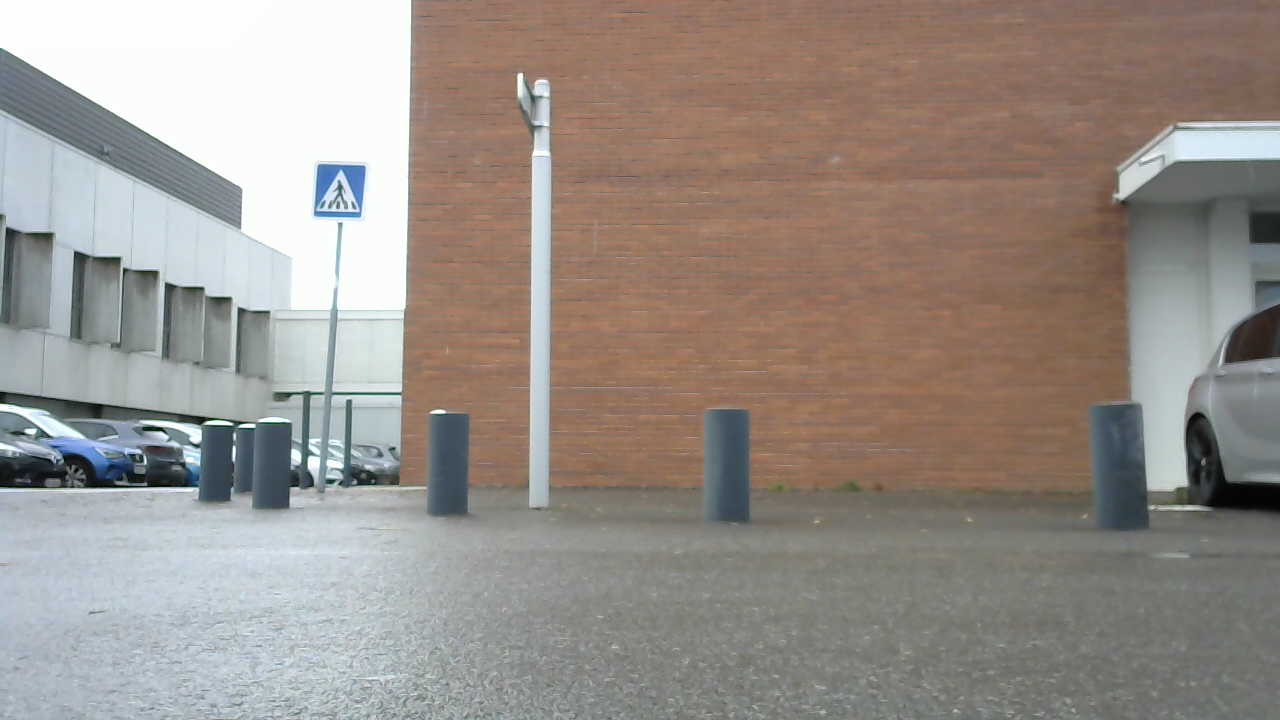
#> input picture pathDetection/images/WIN_20241121_09_59_12_Pro.jpg, 1280 x 720 px, found by its file name
$ python groundDetection.py
#> lines starting #> are read from the running program, lines starting #| are printed output that depends on the picture; after the words box and inside, x2 and y2 are one past the last pixel; in counts of white or black regions, pixels touching at a corner belong together
import cv2
import numpy as np

def is_majority_ground(image, lower_hsv, upper_hsv, threshold=0.3):
    # Convertir l'image en espace de couleur HSV
    hsv_image = cv2.cvtColor(image, cv2.COLOR_BGR2HSV)

    # Créer un masque pour détecter les pixels dans la plage de teintes du sol
    mask = cv2.inRange(hsv_image, lower_hsv, upper_hsv)

    # Calculer la proportion de pixels correspondant au sol
    ground_pixels = np.sum(mask > 0)
    total_pixels = mask.size
    proportion = ground_pixels / total_pixels

    # Vérifier si la proportion de pixels du sol est supérieure au seuil
    if proportion > threshold:
        return True
    else:
        return False

# Charger l'image
image = cv2.imread("images/WIN_20241121_09_59_12_Pro.jpg")
#> image is the input picture: shape (720, 1280, 3); mean B, G, R 137.4, 143.8, 152.4

# Définir les limites inférieure et supérieure de la teinte du sol en HSV
lower_hsv = np.array([0, 0, 0])   # Exemple de teinte pour le sol (à ajuster selon votre cas)
upper_hsv = np.array([45, 165, 60])


# Afficher l'image et le masque pour vérification
mask = cv2.inRange(cv2.cvtColor(image, cv2.COLOR_BGR2HSV), lower_hsv, upper_hsv)
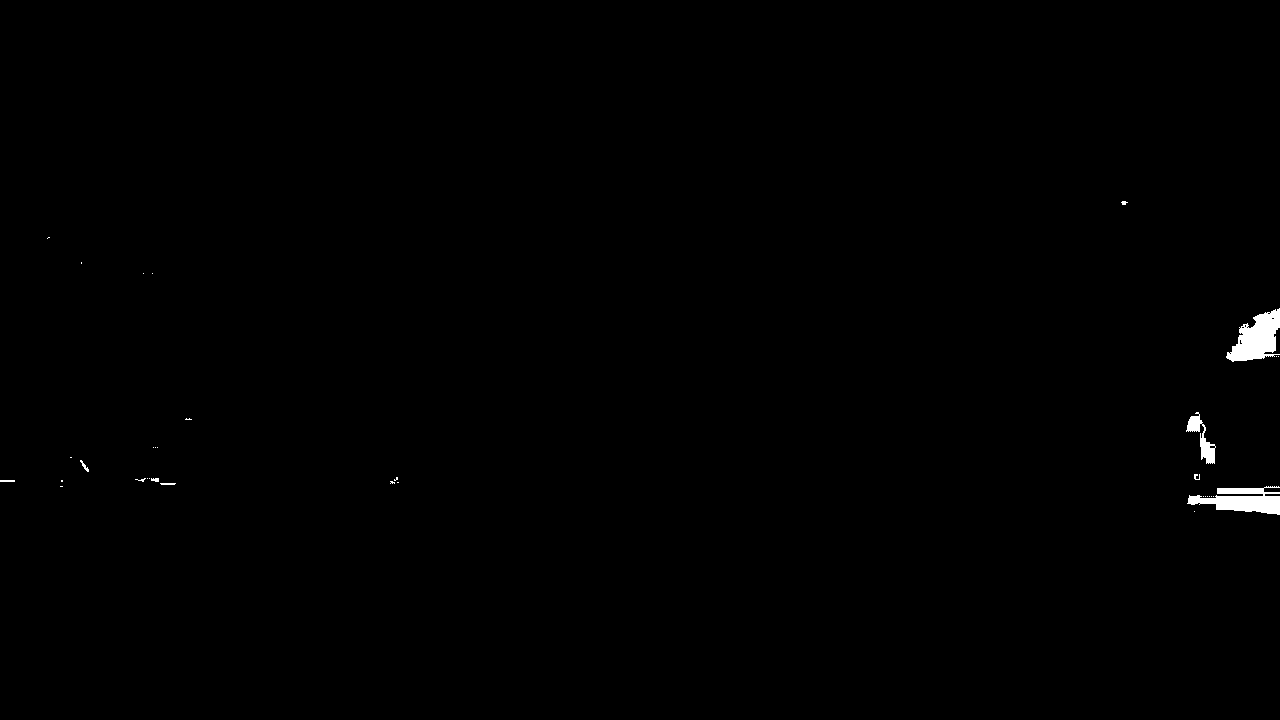
#> mask: shape (720, 1280); 0.43% white; 35 white regions (27 under 20 px), largest, box (x1, y1, x2, y2) and area: (1226, 308, 1280, 362) 1685, (1187, 486, 1280, 515) 1551, (1186, 412, 1216, 464) 525
cv2.imshow('Image', image)
cv2.imshow('Masque Sol', mask)
cv2.waitKey(0)
cv2.destroyAllWindows()

$ run again, with pathDetection/images/WIN_20241121_09_58_39_Pro.jpg copied over pathDetection/images/WIN_20241121_09_59_12_Pro.jpg
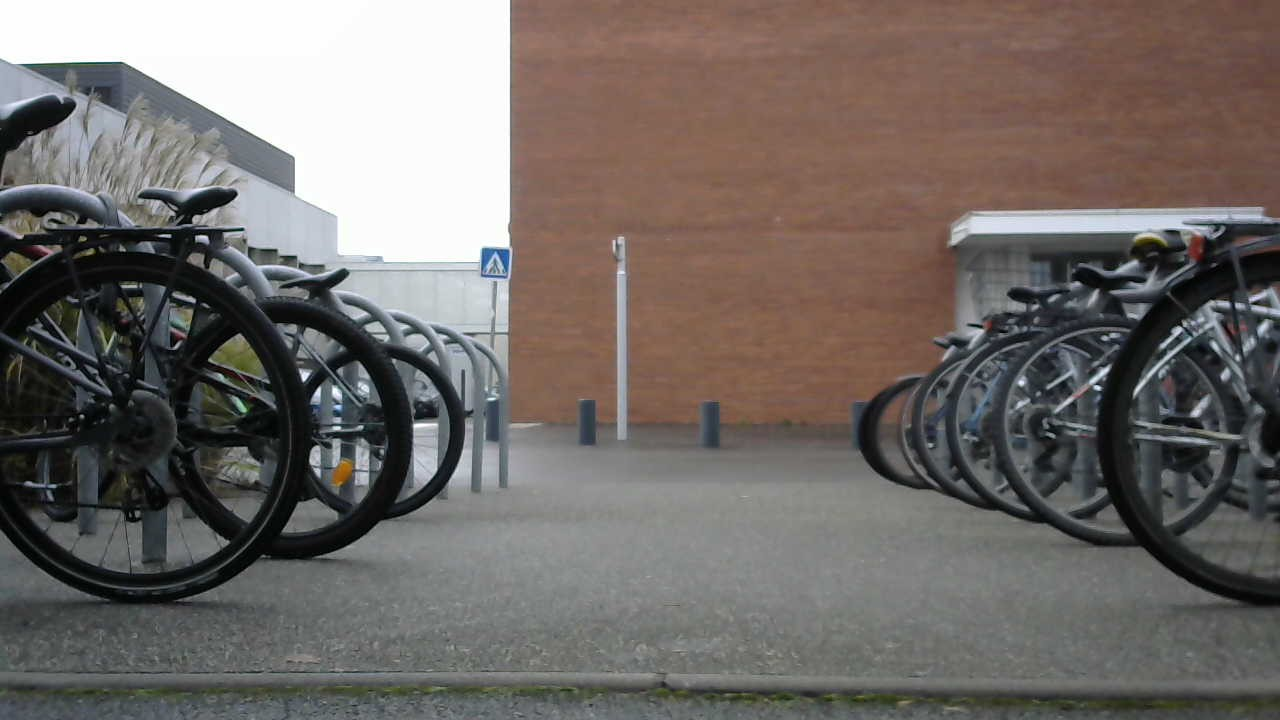
#> input picture pathDetection/images/WIN_20241121_09_58_39_Pro.jpg, 1280 x 720 px, found by its file name
#> image is the input picture: shape (720, 1280, 3); mean B, G, R 103.6, 107.2, 113.5
#> `mask = cv2.inRange(cv2.cvtColor(image, cv2.COLOR_BGR2HSV), lower_hsv, ..`:
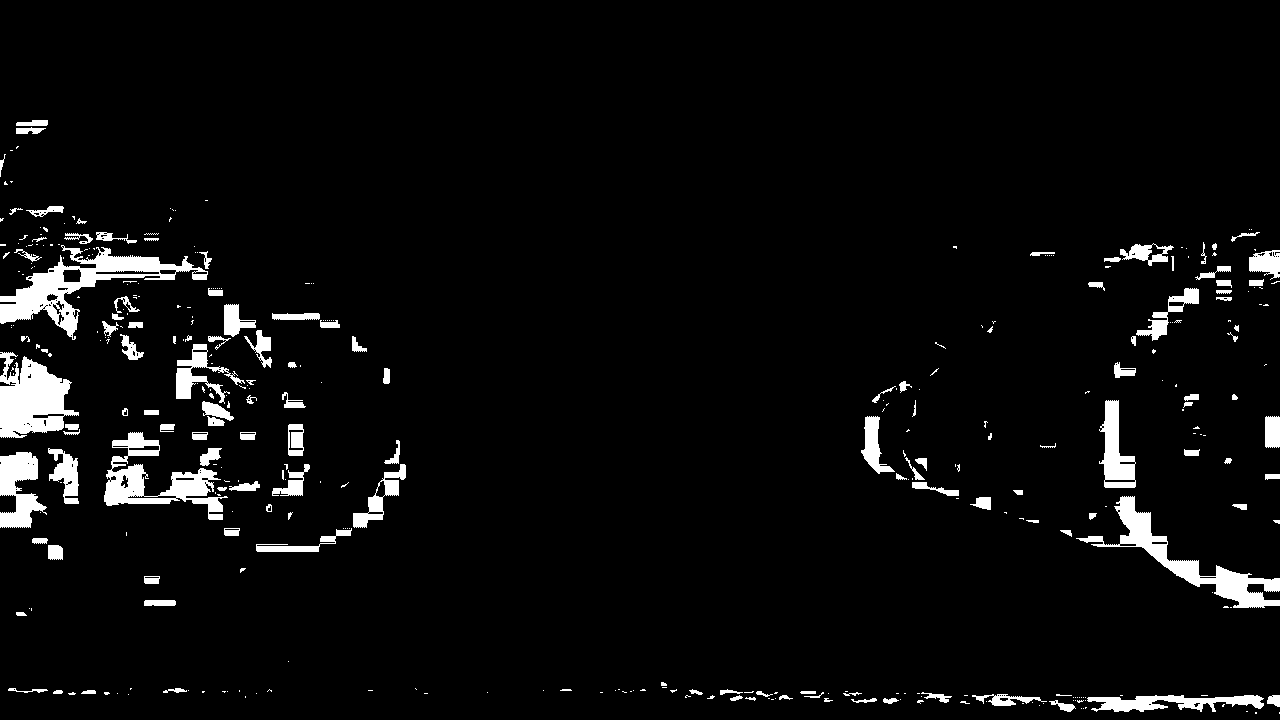
#> mask: shape (720, 1280); 4.6% white; 380 white regions (246 under 20 px), largest, box (x1, y1, x2, y2) and area: (0, 245, 208, 340) 5173, (0, 352, 79, 438) 4238, (1076, 496, 1280, 608) 4170

$ run again, with pathDetection/images/WIN_20241121_09_58_45_Pro.jpg copied over pathDetection/images/WIN_20241121_09_59_12_Pro.jpg
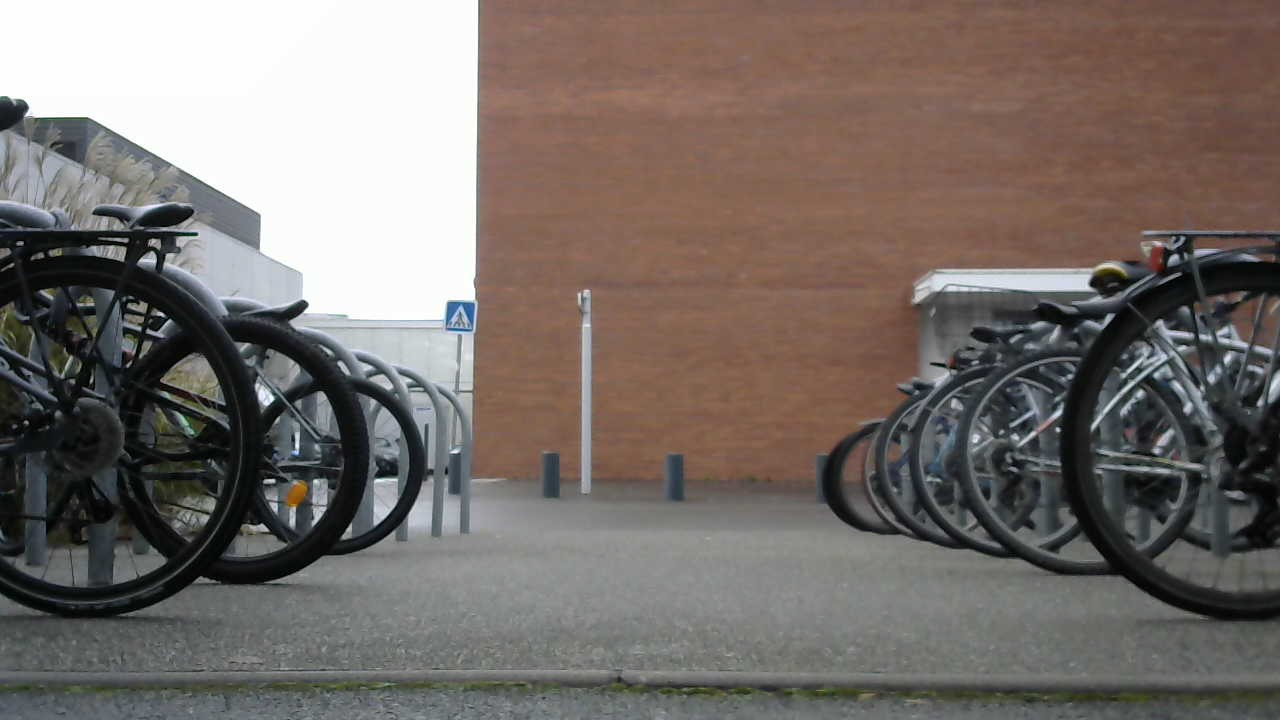
#> input picture pathDetection/images/WIN_20241121_09_58_45_Pro.jpg, 1280 x 720 px, found by its file name
#> image is the input picture: shape (720, 1280, 3); mean B, G, R 106.1, 110.8, 119.1
#> `mask = cv2.inRange(cv2.cvtColor(image, cv2.COLOR_BGR2HSV), lower_hsv, ..`:
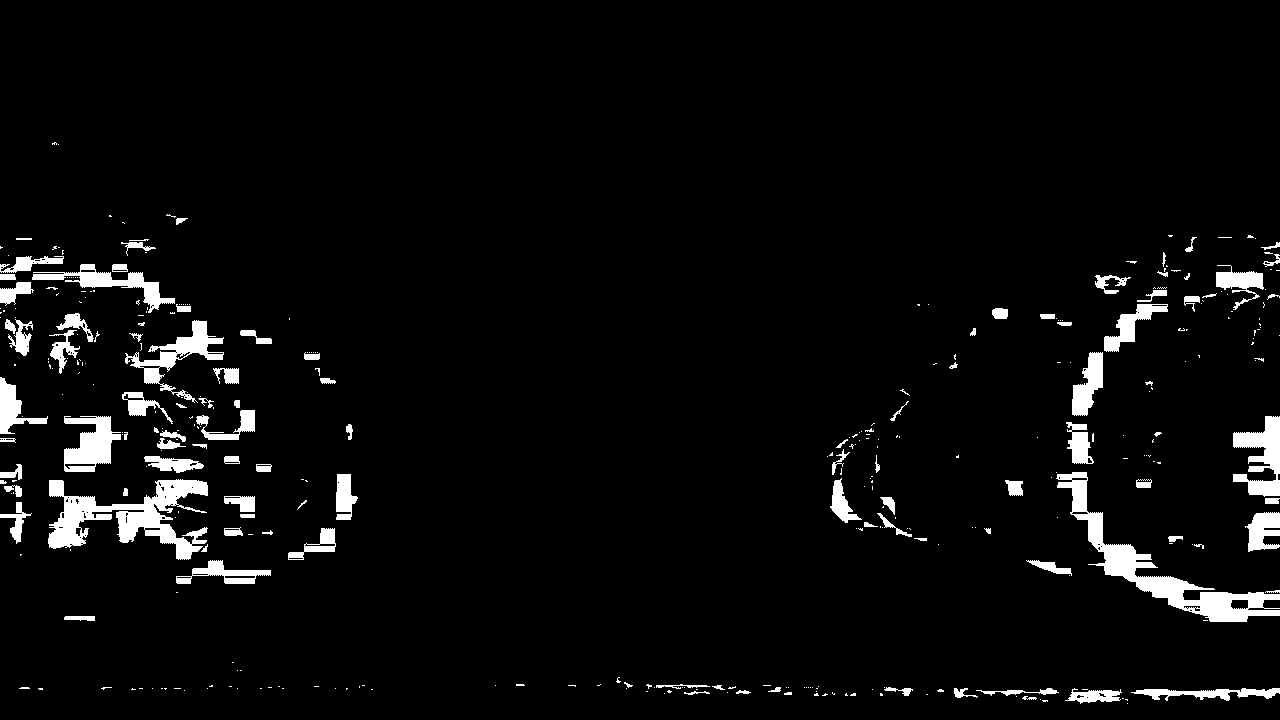
#> mask: shape (720, 1280); 4.4% white; 373 white regions (265 under 20 px), largest, box (x1, y1, x2, y2) and area: (1056, 472, 1280, 622) 5697, (48, 479, 208, 560) 5349, (1233, 416, 1280, 497) 2100

$ run again, with pathDetection/images/WIN_20241121_09_59_00_Pro.jpg copied over pathDetection/images/WIN_20241121_09_59_12_Pro.jpg
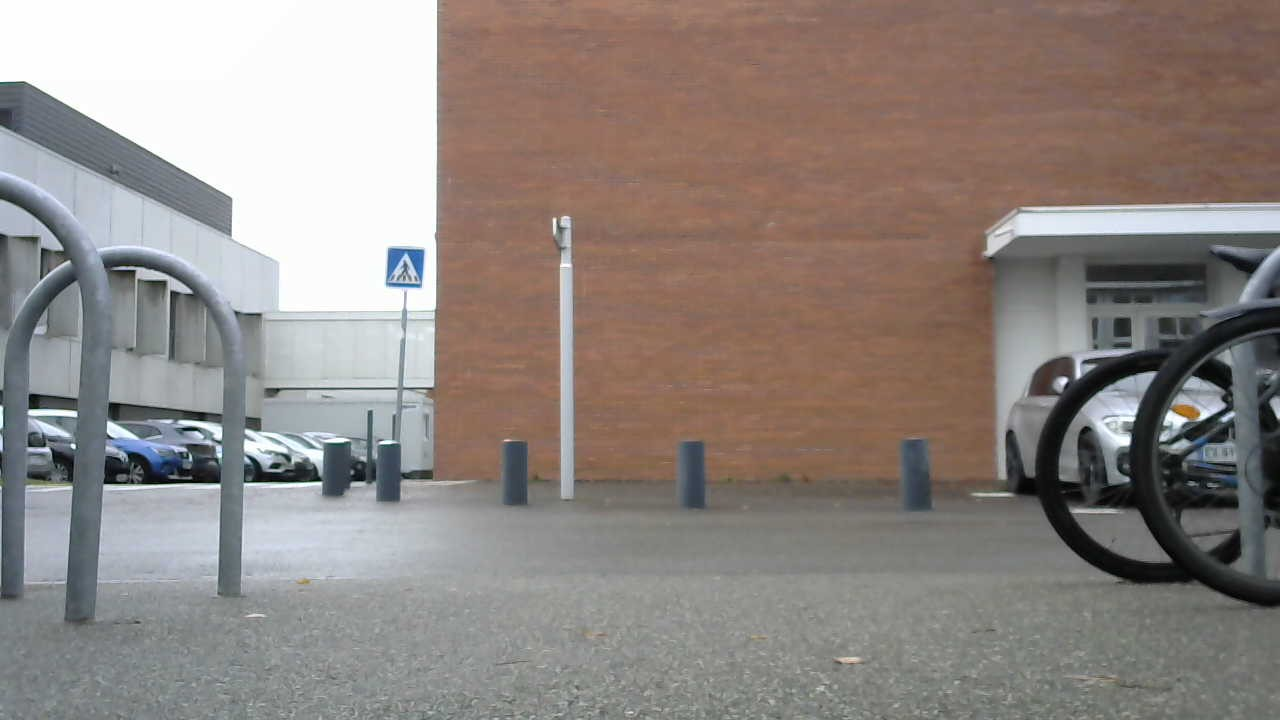
#> input picture pathDetection/images/WIN_20241121_09_59_00_Pro.jpg, 1280 x 720 px, found by its file name
#> image is the input picture: shape (720, 1280, 3); mean B, G, R 130.3, 134.9, 143.7
#> `mask = cv2.inRange(cv2.cvtColor(image, cv2.COLOR_BGR2HSV), lower_hsv, ..`:
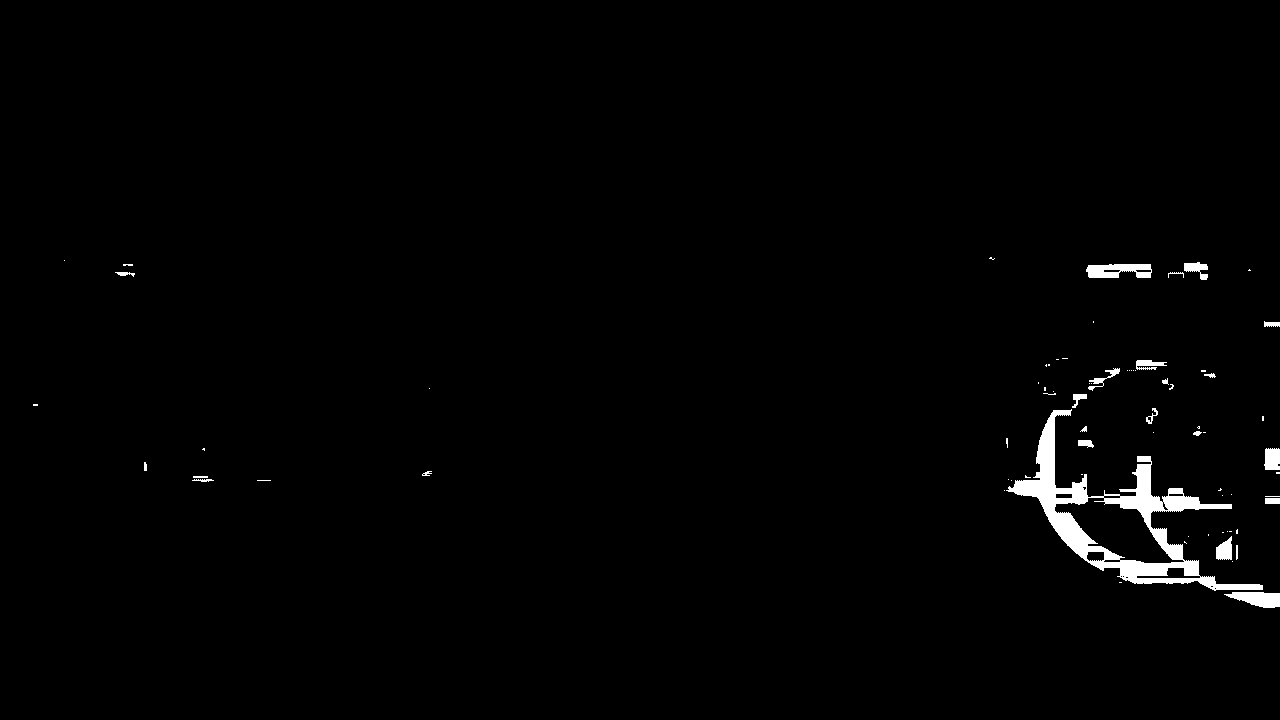
#> mask: shape (720, 1280); 1.3% white; 74 white regions (50 under 20 px), largest, box (x1, y1, x2, y2) and area: (1006, 409, 1263, 591) 8669, (1086, 264, 1152, 278) 701, (1224, 592, 1280, 608) 605
